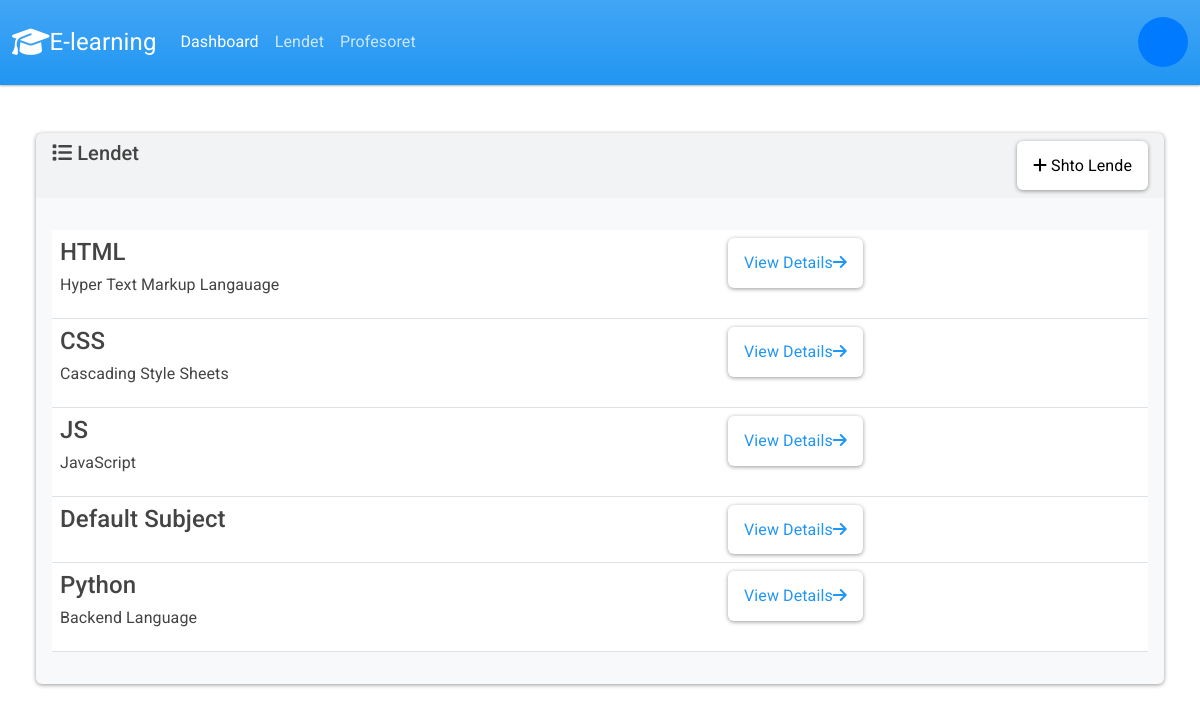
Screenshot of /stafi/subjects/ with the database file from the repository.
### stafi/models.py (models this page shows)
class Subject(models.Model):
    name = models.CharField(max_length=255)
    description = models.TextField()

### stafi/views.py (the view)
# urls.py: path('subjects/', views.subjects_list, name='subjects_list'),
def subjects_list(request):
    mesazhet = messages.get_messages(request)
    subjects = Subject.objects.all()
    return render(request, 'stafi/subjects_list.html', {
        'subjects': subjects,
       'messages': mesazhet
    })

### stafi/templates/stafi/subjects_list.html
{% extends "stafi/base.html" %}
{% block body %}
<br><br>
{% if subjects %}
 <div class="card bg-light ms-4 me-4 mb-4">
            <div class="card-header">
    <div class="row">
        <div class="col">
           <h5><i class="fa-solid fa-list"></i> Lendet</h5>
        </div>
        <div class="col text-end">
            <a href="{% url 'shto' %}" class="btn btn-secondary" style="text-transform: none;">
                <i class="fa-solid fa-plus"></i> Shto Lende
            </a>
        </div>
    </div>
</div>
       <div class="card-body">
                <p class="card-text">
                <div class="table-responsive">
                    <table class="table table-hover">
                        <tbody>
{% for subject in subjects %}
<tr>
   <td> <h4>{{ subject.name }}</h4>
    <p>{{ subject.description }}</p>
   </td>
    <td>
    <a href="{% url 'subject_details' subject_id=subject.id %}" class="btn btn-outline-primary" style="text-transform: none;">View Details<i class="fa-solid fa-arrow-right"></i></a>
    </td>
    {% endfor %}
</tr>
                        </tbody>
                    </table>
       </div>
       </div>
 </div>
{% endif %}
{% endblock%}

### rows the page displays
Subject: name "HTML", description "Hyper Text Markup Langauage"
Subject: name "CSS", description "Cascading Style Sheets"
Subject: name "JS", description "JavaScript"
Subject: name "Default Subject"
Subject: name "Python", description "Backend Language"
